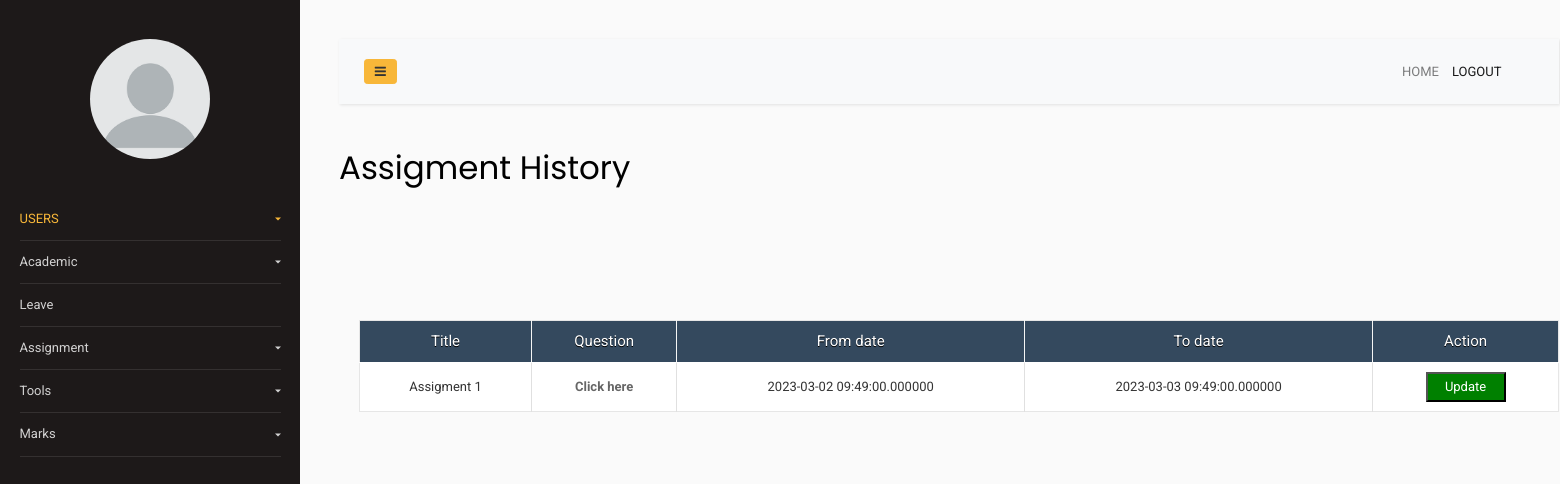
Screenshot of /sidebar-01/assignmentsview.php (signed in) with the database file from the repository.
### tables this page shows
CREATE TABLE `tbl_assignment` (
  `assig_id` int(100) NOT NULL,
  `subject_id` int(100) NOT NULL,
  `title` varchar(100) NOT NULL,
  `question` varchar(100) NOT NULL,
  `teacher_id` int(100) NOT NULL,
  `fromtime` datetime(6) NOT NULL,
  `totime` datetime(6) NOT NULL,
  `status` int(100) NOT NULL
);

### sidebar-01/assignmentsview.php (the view, shortened to what this page needs)
<html lang="en">
  <head>
		<link rel="stylesheet" href="table.css">
		<link rel="stylesheet" href="https://stackpath.bootstrapcdn.com/font-awesome/4.7.0/css/font-awesome.min.css">
		<link rel="stylesheet" href="css/style.css">
  </head>
  <body>
		<div class="wrapper d-flex align-items-stretch">
        <?php include 'teachersidebar.php'; ?>
      <div id="content" class="p-4 p-md-5">
        <nav class="navbar navbar-expand-lg navbar-light bg-light">
          <div class="container-fluid">
            <button type="button" id="sidebarCollapse" class="btn btn-primary">
              <i class="fa fa-bars"></i>
            </button>
            <div class="collapse navbar-collapse" id="navbarSupportedContent">
              <ul class="nav navbar-nav ml-auto">
              <li class="nav-item">
                    <a class="nav-link" href="index.php">HOME</a>
                </li>
              <li class="nav-item active">
                    <a class="nav-link" href="/smartacademy/logout.php">LOGOUT</a>
                </li>
                <li class="nav-item">
                    <a class="nav-link" href="#"></a>
                </li>
                <li class="nav-item">
                    <a class="nav-link" href="#"></a>
                </li>
              </ul>
            </div>
          </div>
        </nav>
  <h1 id="h1">Assigment History</h1><br> <br>
    <?php
$servername = "localhost";
    $username = "root";
    $password = "";
    $dbname = "super_academy";
$conn = new mysqli($servername,
    $username, $password, $dbname);
 $sql = "SELECT * from tbl_assignment WHERE status='1'";
 $result = $conn->query($sql);
 ?>
 <br> <br> <br>
 <table style="margin-left:20px;">
  <tr>
     <th>Title</th>
     <th>Question</th>
     <th>From date</th>
     <th>To date</th>
     <th colspan="2">Action</th>
  </tr>
 <?php
 if ($result->num_rows > 0) {
  while($row = $result->fetch_assoc()) {
    $assid=$row['assig_id'];
 ?>
  <tr>
<td><?php echo $row['title'] ?></td>
<td><a href="documents\<?php echo $row['question'] ?>">Click here</a></td>
<td><?php echo $row['fromtime'] ?></td>
<td><?php echo $row['totime'] ?></td>
<td><a href="assignupdate.php?id=<?php echo $assid;?>"><button style="color:white; background-color:green; width:80px; height:30px;">
Update
</button ></a>
</td>
  </tr>
 <?php
 }
 }
    ?>
</table>
<br><br>
</body>
  </body>
</html>

### sidebar-01/table.css (style rules this page uses)
* { font: 13px/1.7 "Roboto","Proxima Nova Rg","Source Sans Pro","Droid Sans",Arial,Helvetica, sans-serif; color:#333333; margin:0px; padding:0px; }
table a:link { color: #666; font-weight: bold; text-decoration: none; }
table { width: 1200px; margin:10px auto; box-shadow: none; border:1px solid #E6E6E6; padding:0; background-color:#FFFFFF; box-sizing: border-box; display: table; }
table th { text-align:center; background: #34495e; color:#FFF; text-shadow:0px 01px 0px #000; font-size:15px; height: 42px; border-radius: 0 !important; border-left: 1px solid whitesmoke; box-sizing:border-box; }
table th:first-child { border-left: 0; }
table tr { text-align: center; }
table td:first-child { box-sizing: border-box; border-left: 0; }
table td { padding: 9px; border-top: 1px solid #ffffff; border-bottom: 1px solid #e0e0e0; border-left: 1px solid #e0e0e0; background: white; }
table tr:last-child td { border-bottom: 0; }

### rows the page displays
tbl_assignment: title "Assigment 1", fromtime "2023-03-02 09:49:00.000000", totime "2023-03-03 09:49:00.000000"
